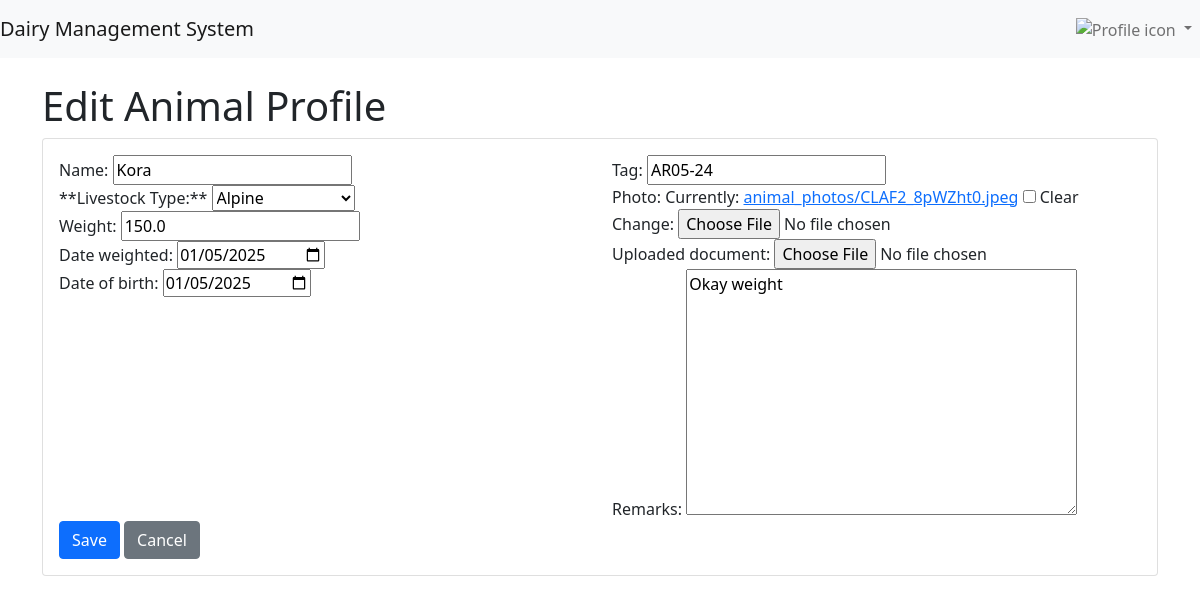
/data-management/animalprofile/1/update/ (signed in), run on the app's committed database.
### data_management/models.py (models this page shows, shortened)
class AnimalProfile(models.Model):
    livestock_type = models.ForeignKey(LiveStockType, on_delete=models.CASCADE)  # Link to LiveStockType model
    weight = models.FloatField()
    date_weighted = models.DateField(default=timezone.now)
    remarks = models.TextField(null=True, blank=True)
    date_of_birth = models.DateField(default=timezone.now)
    tag = models.CharField(max_length=20, unique=True, blank=True, null=True)
    name = models.CharField(max_length=100,default="")
    photo = models.ImageField(upload_to='animal_photos/', null=True, blank=True)
    uploaded_document = models.FileField(upload_to='animal_docs/', null=True, blank=True)

### data_management/views.py (the view)
# urls.py: path('animalprofile/<int:pk>/update/', views.animalprofile_update, name='animalprofile_update'),
def animalprofile_update(request, pk):
    return update_object(request, AnimalProfile, AnimalProfileForm, 'livestock/animalprofile_form.html', 'data_management:animalprofile_detail', pk)

### data_management/forms.py
class AnimalProfileForm(forms.ModelForm):
    livestock_type = forms.ModelChoiceField(queryset=LiveStockType.objects.all(), required=True, label="Livestock Type")
    class Meta:
        model = AnimalProfile
        fields = ['livestock_type', 'name', 'weight', 'date_weighted', 'remarks', 'date_of_birth', 'tag', 'photo', 'uploaded_document']
        widgets = {
            'date_weighted': forms.DateInput(attrs={'type': 'date'}),
            'date_of_birth': forms.DateInput(attrs={'type': 'date'}),
        }

### data_management/models.py (called while the page is built)
    def __str__(self):
        return self.name

### data_management/templates/livestock/animalprofile_form.html (shortened to what this page needs)
{% extends 'users_management/base.html' %}
{% block content %}
    <h1>{% if form.instance.pk %}Edit{% else %}Create{% endif %} Animal Profile</h1>
    <form method="post" enctype="multipart/form-data" class="card">
        <div class="card-body">
            <div class="row">
                <div class="col-md-6">
                    {{ form.name.label_tag }} {{ form.name }}
                    <br>
                    **{{ form.livestock_type.label_tag }}**  {{ form.livestock_type }}
                    <br>
                    {{ form.weight.label_tag }} {{ form.weight }}
                    <br>
                    {{ form.date_weighted.label_tag }} {{ form.date_weighted }}
                    <br>
                    {{ form.date_of_birth.label_tag }} {{ form.date_of_birth }}
                    <br>
                </div>
                <div class="col-md-6">
                    {{ form.tag.label_tag }} {{ form.tag }}
                    <br>
                    {{ form.photo.label_tag }} {{ form.photo }}
                    <br>
                    {{ form.uploaded_document.label_tag }} {{ form.uploaded_document }}
                    <br>
                    {{ form.remarks.label_tag }} {{ form.remarks }}
                    <br>
                </div>
            </div>
            <button type="submit" class="btn btn-primary">Save</button>
            <a href="{% url 'data_management:animalprofile_list' %}" class="btn btn-secondary">Cancel</a>
        </div>
    </form>
{% endblock %}

### data on the page
AnimalProfile: name "Kora", livestock_type "Alpine", weight "150.0", date_weighted "01/05/2025", date_of_birth "01/05/2025", tag "AR05-24", remarks "Okay weight"
